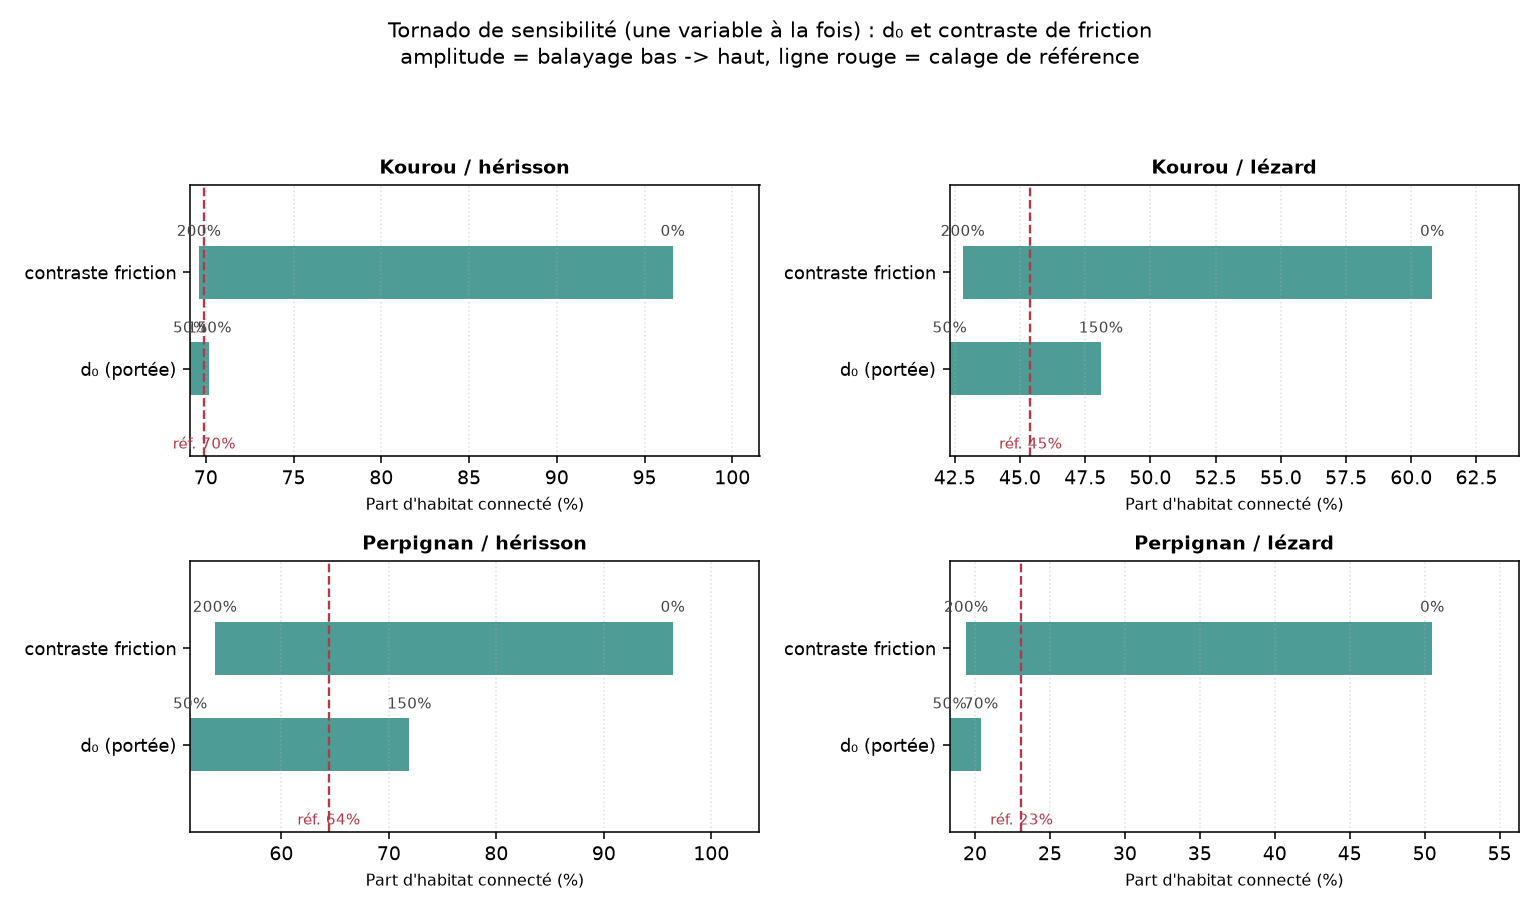

Python code for this plot:
"""Demo tornado (one-way sensitivity) from the real sweep outputs, on the two retained axes:
d0 (reach) and friction-contrast (structure). Two output metrics: connected habitat % and the
number of subnetworks (graduated count). Throwaway demo -> _sandbox/tornado_demo_*.png.
"""
import glob
import os

import matplotlib
matplotlib.use("Agg")
import matplotlib.pyplot as plt
import pandas as pd

ROOT = os.path.join(os.path.dirname(__file__), "..")

PANELS = [
    ("Kourou", "ground_mammal", "Kourou / hérisson"),
    ("Kourou", "ground_reptile", "Kourou / lézard"),
    ("Perpignan", "ground_mammal", "Perpignan / hérisson"),
    ("Perpignan", "ground_reptile", "Perpignan / lézard"),
]


def val(city, guild, metric, tag=None):
    """metric value for a (city, guild), baseline if tag is None else a sensitivity tag."""
    if tag is None:
        p = f"{ROOT}/data/outputs/{city}/{guild}/stats_*.csv"
    else:
        p = f"{ROOT}/data/sensitivity/{tag}/data/outputs/{city}/{guild}/stats_*.csv"
    f = glob.glob(p)
    return float(pd.read_csv(f[0]).iloc[0][metric]) if f else None


def avail(city, guild, prefix):
    """available sweep tags for an axis, sorted by numeric scale (swd0_050 -> 50)."""
    tags = []
    for d in glob.glob(f"{ROOT}/data/sensitivity/{prefix}_*"):
        t = os.path.basename(d)
        if glob.glob(f"{d}/data/outputs/{city}/{guild}/stats_*.csv"):
            tags.append((int(t.split("_")[1]), t))
    return sorted(tags)


def make_figure(metric, xlabel, outfile, as_int=False):
    fmt = (lambda x: f"{x:.0f}") if as_int else (lambda x: f"{x:.0f}%")
    fig, axes = plt.subplots(2, 2, figsize=(11, 6.5))
    for ax, (city, guild, title) in zip(axes.ravel(), PANELS):
        base = val(city, guild, metric)
        d0, fc = avail(city, guild, "swd0"), avail(city, guild, "swfc")
        bars = []  # (label, low_value, high_value, low_txt, high_txt)
        if d0:
            bars.append(("d₀ (portée)", val(city, guild, metric, d0[0][1]),
                         val(city, guild, metric, d0[-1][1]), f"{d0[0][0]}%", f"{d0[-1][0]}%"))
        if fc:
            # contrast max -> harshest matrix: put it as the "low connectivity" end
            bars.append(("contraste friction", val(city, guild, metric, fc[-1][1]),
                         val(city, guild, metric, fc[0][1]), f"{fc[-1][0]}%", f"{fc[0][0]}%"))
        bars.sort(key=lambda b: abs(b[2] - b[1]))
        for i, (lab, lo, hi, lo_txt, hi_txt) in enumerate(bars):
            left, right = min(lo, hi), max(lo, hi)
            ax.barh(i, right - left, left=left, height=0.55, color="#2E8B84", alpha=0.85)
            ax.text(left, i + 0.34, lo_txt, va="bottom", ha="center", fontsize=7.5, color="#444")
            ax.text(right, i + 0.34, hi_txt, va="bottom", ha="center", fontsize=7.5, color="#444")
        ax.axvline(base, color="#B23A48", ls="--", lw=1.2)
        ax.text(base, -0.7, f"réf. {fmt(base)}", color="#B23A48", fontsize=7.5, va="top", ha="center")
        ax.set_ylim(-0.9, len(bars) - 0.1)
        ax.set_yticks(range(len(bars)))
        ax.set_yticklabels([b[0] for b in bars], fontsize=9)
        ax.set_title(title, fontsize=10, fontweight="bold")
        ax.set_xlabel(xlabel, fontsize=8)
        ax.margins(x=0.18)
        ax.grid(axis="x", ls=":", alpha=0.4)
    fig.suptitle(f"Tornado de sensibilité (une variable à la fois) : {xlabel.lower()}\n"
                 "d₀ et contraste de friction, amplitude = balayage bas -> haut, "
                 "ligne rouge = calage de référence", fontsize=10.5)
    fig.tight_layout(rect=[0, 0, 1, 0.92])
    fig.savefig(f"{ROOT}/{outfile}", dpi=140)
    print("figure ->", os.path.abspath(f"{ROOT}/{outfile}"))


make_figure("connected_habitat_pct", "Part d'habitat connecté (%)", "_sandbox/tornado_demo_connected.png")
make_figure("n_subnetworks", "Nombre de sous-réseaux", "_sandbox/tornado_demo_nsub.png", as_int=True)

# numbers for the record
for city, guild, title in PANELS:
    d0, fc = avail(city, guild, "swd0"), avail(city, guild, "swfc")
    c, n = val(city, guild, "connected_habitat_pct"), val(city, guild, "n_subnetworks")
    line = f"{title:22s} réf: {c:5.1f}% / {n:.0f} ss-rés."
    if d0:
        line += (f" | d0 {d0[0][0]}-{d0[-1][0]}%: sous-rés "
                 f"{val(city,guild,'n_subnetworks',d0[0][1]):.0f}->{val(city,guild,'n_subnetworks',d0[-1][1]):.0f}")
    if fc:
        line += (f" | contraste 0-200%: sous-rés "
                 f"{val(city,guild,'n_subnetworks',fc[0][1]):.0f}->{val(city,guild,'n_subnetworks',fc[-1][1]):.0f}")
    print(line)
